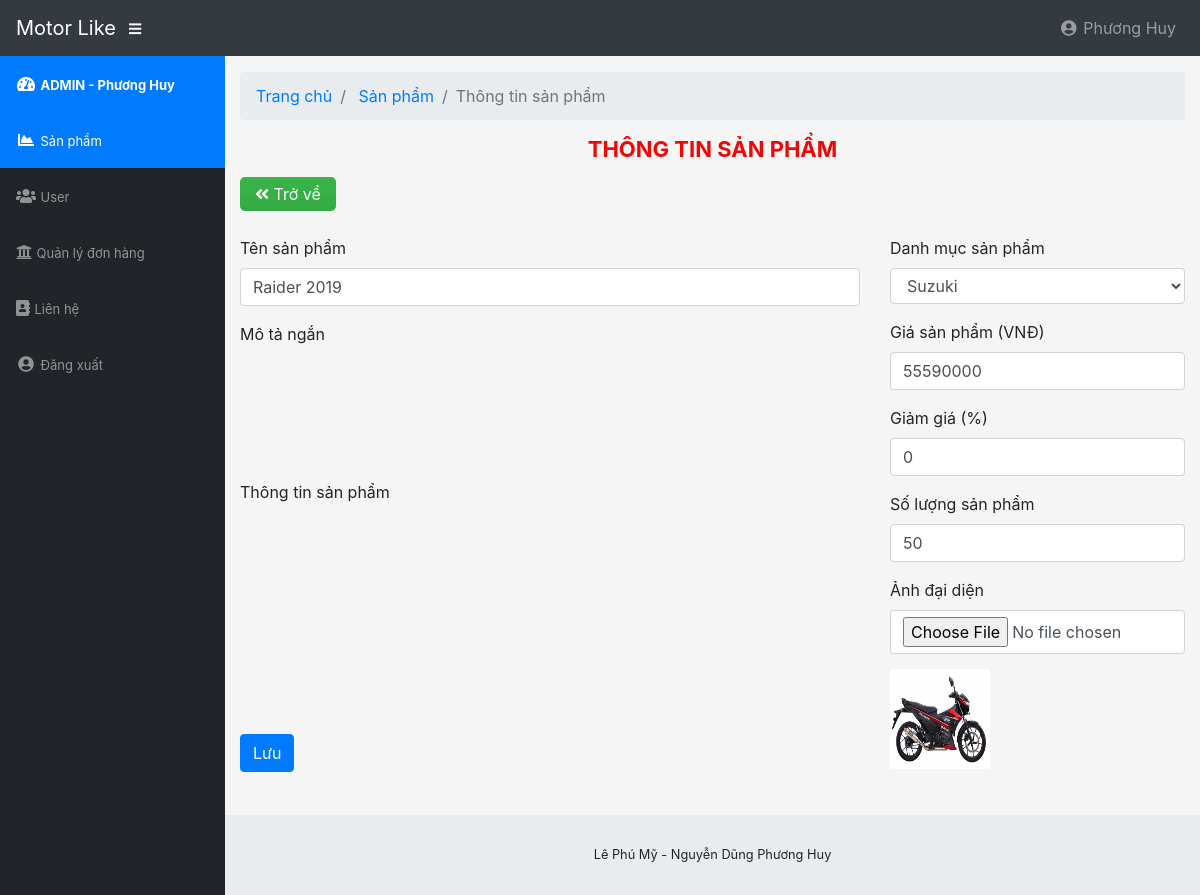
Before: /admin/modules/product/edit.php?id=14 (signed in) with the older database file.
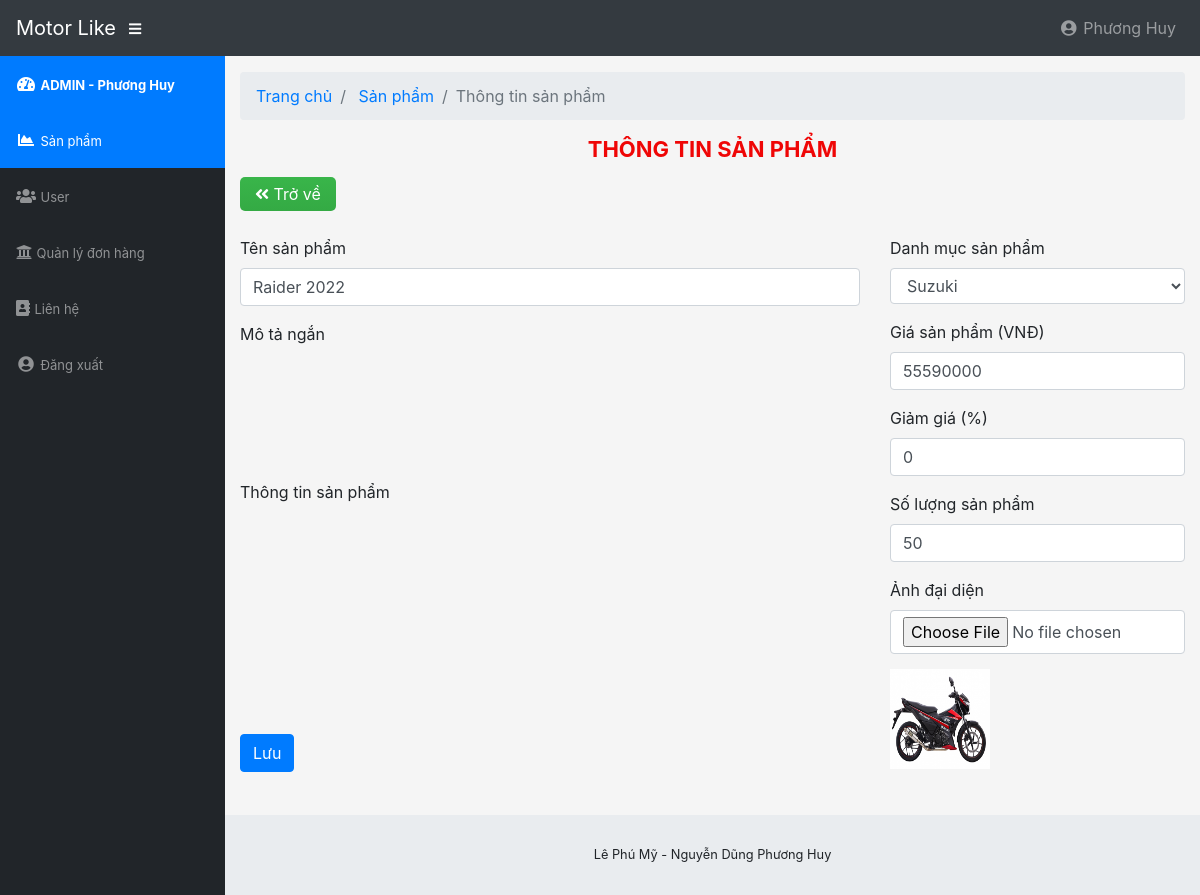
After: the same page with the newer database file.
### tables this page shows
CREATE TABLE `product`  (
  `id` int(11) NOT NULL AUTO_INCREMENT,
  `name` varchar(100) NULL DEFAULT NULL,
  `slug` varchar(100) NULL DEFAULT NULL,
  `price` int(11) NULL DEFAULT NULL,
  `sale` tinyint(4) NULL DEFAULT 0,
  `pay` int(11) NULL DEFAULT 0,
  `thumbar` varchar(100) NULL DEFAULT NULL,
  `category_id` int(11) NULL DEFAULT NULL,
  `content` text NULL,
  `number` int(11) NULL DEFAULT 0,
  `head` int(11) NULL DEFAULT 0,
  `short_description` text NULL,
  `view` int(11) NULL DEFAULT 0,
  `hot` tinyint(4) NULL DEFAULT 0,
  `created_at` timestamp(0) NULL DEFAULT CURRENT_TIMESTAMP,
  `updated_at` timestamp(0) NULL DEFAULT CURRENT_TIMESTAMP ON UPDATE CURRENT_TIMESTAMP(0),
  `home` tinyint(4) NULL DEFAULT 1,
  PRIMARY KEY (`id`) USING BTREE
);

CREATE TABLE `category_product`  (
  `id` int(11) NOT NULL AUTO_INCREMENT,
  `name` varchar(100) NULL DEFAULT NULL,
  `slug` varchar(100) NULL DEFAULT NULL,
  `images` varchar(100) NULL DEFAULT NULL,
  `banner` varchar(100) NULL DEFAULT NULL,
  `home` tinyint(4) NULL DEFAULT 0,
  `status` int(11) NULL DEFAULT 1,
  `created_at` timestamp(0) NOT NULL DEFAULT CURRENT_TIMESTAMP,
  `updated_at` timestamp(0) NOT NULL DEFAULT CURRENT_TIMESTAMP ON UPDATE CURRENT_TIMESTAMP(0),
  PRIMARY KEY (`id`) USING BTREE
);

### libraries/Database.php (called while the page is built, shortened)
<?php
class Database
{
    public $link;
    public function __construct()
    {
        $this->link = mysqli_connect("localhost","root","","storemotor") or die ();
        mysqli_set_charset($this->link,"utf8");
    }
    public function fetchID($table , $id )
    {
        $sql = "SELECT * FROM {$table} WHERE id = $id ";
        $result = mysqli_query($this->link,$sql) or die("Lỗi  truy vấn fetchID " .mysqli_error($this->link));
        return mysqli_fetch_assoc($result);
    }
    public function fetchAll($table)
    {
        $sql = "SELECT * FROM {$table} WHERE 1" ;
        $result = mysqli_query($this->link,$sql) or die("Lỗi Truy Vấn fetchAll " .mysqli_error($this->link));
        $data = [];
        if( $result)
        {
            while ($num = mysqli_fetch_assoc($result))
            {
                $data[] = $num;
            }
        }
        return $data;
    }
}
?>

### admin/autoload/autoload.php (called while the page is built, shortened)
<?php
require_once  __DIR__."/../../libraries/Database.php";
require_once __DIR__."/../../libraries/Function.php";
$db = new Database;
?>

### libraries/Function.php (called while the page is built, shortened)
<?php
function  getInput($string)
{
    return isset($_GET[$string]) ? $_GET[$string] : '';
}
function base_url()
{
    return $url  = "http://localhost/ct27502-project-pMy2k2/";
}
function uploads()
{
    return base_url() . "public/uploads/";
}
?>

### admin/modules/product/edit.php (the view, shortened to what the changed rows need)
<?php
require_once __DIR__."/../../autoload/autoload.php";
$id = intval(getInput('id'));
$Editproduct = $db->fetchID("product", $id);
$category = $db->fetchAll('category_product');
?>
<?php require_once __DIR__."/../../layouts/header.php"; ?>
    <div class="container-fluid">
        <div class="admin-title-top">
            <h1>Thông tin sản phẩm</h1>
        </div>
        <div class="admin-content">
            <div class="form-add-category form-product">
                <form action="" method="POST" role="form" class="form-horizontal" enctype="multipart/form-data">
                    <div class="row">
                        <div class="col-md-8">
                            <div class="form-border-left">
                                <div class="form-group">
                                    <label for="exampleInputCategory">Tên sản phẩm</label>
                                    <input type="text" class="form-control" id="exampleInputCategory" name="name" placeholder="Mời bạn nhập tên sản phẩm" value="<?php echo  $Editproduct['name'] ?>">
                                </div>
                            </div>
                        </div>
                        <div class="col-md-4">
                            <div class="form-border-right">
                                <div class="form-group">
                                    <label for="exampleInputCategory">Danh mục sản phẩm</label>
                                    <select class="form-control" name="category_id">
                                        <?php foreach ($category as $item): ?>
                                            <option value="<?php echo $item['id'] ?>" <?php echo $Editproduct['category_id'] == $item['id'] ? "selected = 'selected'" : ''?>>
                                                <?php echo $item['name'] ?>
                                            </option>
                                        <?php endforeach ?>
                                    </select>
                                </div>
                                <div class="form-group">
                                    <label for="exampleInputCategory">Giá sản phẩm (VNĐ)</label>
                                    <input type="number" class="form-control" id="exampleInputCategory" name="price" placeholder="10000000 VNĐ" value="<?php echo $Editproduct['price'] ?>">
                                </div>
                                <div class="form-group">
                                    <label for="exampleInputCategory">Giảm giá (%)</label>
                                    <input type="number" class="form-control" id="exampleInputCategory" name="sale" placeholder="10%" value="<?php echo$Editproduct['sale'] ?>">
                                </div>
                                <div class="form-group">
                                    <label for="exampleInputCategory">Số lượng sản phẩm</label>
                                    <input type="number" class="form-control" id="exampleInputCategory" name="number" placeholder="100" value="<?php echo$Editproduct['number'] ?>">
                                </div>
                                <div class="form-group">
                                    <div class="image-edit" style="margin-top: 15px;">
                                        <img src="<?php echo uploads() ?>product/<?php echo $Editproduct['thumbar'] ?>" width="100px" height="100px" />
                                    </div>
                                </div>
                            </div>
                        </div>
                    </div>
                </form>
            </div>
        </div>
    </div>
<?php require_once __DIR__."/../../layouts/footer.php"; ?>

Changed rows visible on the page:
changed product "Suzuki": name "Raider 2019" → "Raider 2022"
